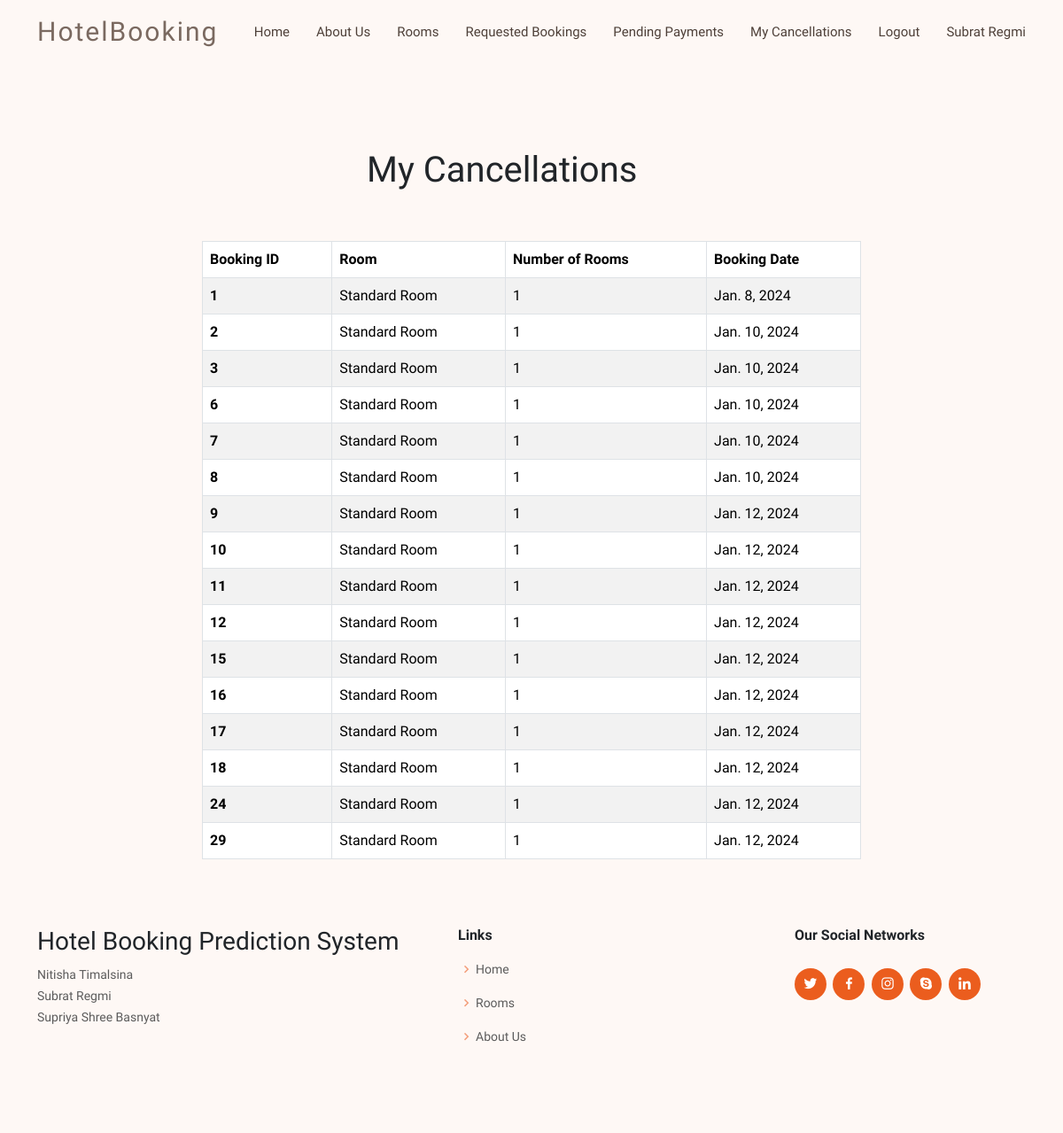
Page /my_cancellations/ (signed in) on the committed database.
### shared/models.py (models this page shows, shortened)
class CustomUser(AbstractUser):
    email = models.EmailField(unique=True)
    username = models.CharField(max_length=255, unique = True)
    fullname = models.CharField(max_length=255)
    phone_number = models.CharField(max_length=15, blank=True, null=True, validators=[RegexValidator(regex=r'^\d+$', message='Phone number must contain only digits.')])
    is_customer = models.BooleanField(default=False)
    is_employee = models.BooleanField(default=False)
    repeated_guest = models.BooleanField(null  = True, default = False)
    previous_bookings_not_cancelled = models.IntegerField(default=0)
    previous_bookings_cancelled = models.IntegerField(default=0)
    objects = CustomUserManager()
    USERNAME_FIELD = 'email'
    REQUIRED_FIELDS = ['username', 'fullname']

class Booking(models.Model):
    MealPlan = (
        ('Not Selected', 'None'),
        ('Meal Plan 1', 'Dinner'),
        ('Meal Plan 2', 'Dinner and Breakfast'),
        ('Meal Plan 3', 'Dinner, Breakfast, and Lunch'),
    )
    Branch = (
        ('Branch 1', 'Portugal'),
        ('Branch 2', 'Barcelona'),
        ('Branch 3', 'Lisbon'),
        ('Branch 4', 'Seville'),
        ('Branch 5', 'Valencia'),
    )
    CheckedInStatus = (
        ('True','Checked In'),
        ('False','Not Checked In'),
    )
    room = models.ForeignKey(Room, on_delete=models.CASCADE)
    customer = models.ForeignKey(CustomUser, on_delete=models.CASCADE)
    no_of_rooms = models.PositiveIntegerField(default=1)
    no_of_adults = models.PositiveIntegerField(default = 1)
    no_of_children = models.IntegerField(default = 0)
    checkin_date = models.DateField(default = datetime.now().date())
    checkin_month = models.IntegerField(null = True)
    checkin_day = models.IntegerField(null = True)
    checkout_date = models.DateField(default = datetime.now().date() + timedelta(days=1))
    booking_date = models.DateField(default = datetime.now().date())
    no_of_days = models.IntegerField(blank = True, null = True)
    weeknights = models.IntegerField(null = True)
    weekend_nights = models.IntegerField(null = True)
    lead_time = models.IntegerField(blank = True, null = True)
    meal_plan = models.CharField(max_length=255, choices = MealPlan, default = 'None')
    car_parking = models.BooleanField(default = False)
    branch = models.CharField(max_length=255, choices=Branch, default ='Branch 1')
    children_meal = models.BooleanField(default = False, null = True)
    city_map = models.BooleanField(default = False, null = True)
    tour_guide = models.BooleanField(default = False, null = True)
    airport_pickup = models.BooleanField(default = False, null = True)
    wheelchair = models.BooleanField(default = False, null = True)
    no_of_special_requests = models.IntegerField(null = True)
    dynamic_price = models.DecimalField(max_digits = 10, decimal_places = 2, null = True)
    status = models.BooleanField(null = True)
    advance = models.DecimalField(max_digits = 10, decimal_places = 2, null = True)
    processed = models.BooleanField(default = False)
    paid = models.BooleanField(default = False)
    checked_in_status = models.BooleanField(default = None, null = True)
    prediction_status = models.BooleanField(default = None, null = True)
    stripe_checkout_id = models.CharField(max_length = 500, null = True)

class Room(models.Model):
    name = models.CharField(max_length=50)
    price = models.DecimalField(max_digits=5, default = 0, decimal_places=2)
    description = models.CharField(max_length=250, blank = True, null = True)
    image = models.ImageField(upload_to = 'uploads/rooms', null=True)
    max_capacity = models.PositiveIntegerField(null = True)

### customer/views.py (the view)
# urls.py: path('my_cancellations/', views.my_cancellations, name = 'my_cancellations'),
@login_required(login_url="login_user")
def my_cancellations(request):
    customer = request.user
    cancellations = Booking.objects.filter(customer = customer, status = False)
    return render(request, 'customer/my_cancellations.html', {'cancellations':cancellations})

### customer/templates/customer/my_cancellations.html
{% extends "customer/base.html" %}
{% block content %}
<br/><br/>
<div class = 'container'>
<div class = 'col-md-8 offset-md-2'>
    <br/><br/>
    <h1 class = 'col-md-6 offset-md-3'>My Cancellations</h1>
    <br/><br/>
    {% if cancellations %}
    <table class="table table-striped table-bordered">
    <thead>
      <tr>
        <th scope="col">Booking ID</th>
        <th scope="col">Room</th>
        <th scope="col">Number of Rooms</th>
        <th scope="col">Booking Date</th>
      </tr>
    </thead>
    <tbody>
        {% for cancellation in  cancellations  %}
      <tr>
        <th scope="row">{{cancellation.id}}</th>
        <td>{{cancellation.room.name}}</td>
        <td>{{cancellation.no_of_rooms}}</td>
        <td>{{cancellation.booking_date}}</td>
      </tr>
      {% endfor %}
    </tbody>
  </table>
  {% else %}
  <h3 class = 'col-md-6 offset-md-3'>No Cancellations Found</h3>
  {% endif %}
</div>
</div>
{% endblock content %}

### customer/templates/customer/navbar.html (shortened to what this page needs)
<header id="header" class="fixed-top d-flex align-items-center">
    <div class="container d-flex align-items-center justify-content-between">
      <div class="logo">
        <h1 class="text-light"><a href="{% url "home_user" %}"><span>HotelBooking</span></a></h1>
      </div>
      <nav id="navbar" class="navbar border-body">
        <ul>
          <li><a class="nav-link scrollto" href="{% url "home_user" %}">Home</a></li>
          <li><a class="nav-link scrollto" href="{% url "about_us" %}">About Us</a></li>
          {% if user.is_authenticated and user.is_customer %}
          <li><a class="nav-link scrollto" href="{% url "rooms" %}">Rooms</a></li>
          <li><a class="nav-link scrollto" href="{% url "requested_bookings" %}">Requested Bookings</a></li>
          <li><a class="nav-link scrollto" href="{% url "pending_payments" %}">Pending Payments</a></li>
          <li><a class="nav-link scrollto" href="{% url "my_cancellations" %}">My Cancellations</a></li>
          <li><a class="nav-link scrollto" href="{% url "logout_user" %}">Logout</a></li>
          <li><a class="nav-link scrollto">{{user.fullname}}</a></li>
          {% endif %}
        </ul>
      </nav>
    </div>
  </header>

### static/customer/css/backgrounds.css (style rules this page uses)
.navbar { padding: 0; background-color:#fef8f5; }

### static/customer/css/style.css (style rules this page uses)
body { font-family: "Open Sans", sans-serif; color: #212529; background: #fef8f5; }
a { color: #eb5d1e; text-decoration: none; }
h1, h2, h3, h4, h5, h6, .font-primary { font-family: "Raleway", sans-serif; }
#header { height: 72px; transition: all 0.5s; z-index: 997; transition: all 0.5s; background: #fef8f5; box-shadow: none; }
#header .logo h1 { font-size: 30px; margin: 0; line-height: 1; font-weight: 400; letter-spacing: 2px; }
#header .logo h1 a, #header .logo h1 a:hover { color: #7a6960; text-decoration: none; }
.navbar { padding: 0; background-color:#fef8f5; box-shadow: none; }
.navbar ul { margin: 0; padding: 0; display: flex; list-style: none; align-items: center; }
.navbar li { position: relative; }
.navbar a { display: flex; align-items: center; justify-content: space-between; padding: 10px 0 10px 30px; font-size: 15px; color: #4e4039; white-space: nowrap; transition: 0.3s; }

### rows in the picture
CustomUser: fullname "Subrat Regmi"
Booking: id "1", room.name "Standard Room", no_of_rooms "1", booking_date "Jan. 8, 2024"
Booking: id "2", room.name "Standard Room", no_of_rooms "1", booking_date "Jan. 10, 2024"
Booking: id "3", room.name "Standard Room", no_of_rooms "1", booking_date "Jan. 10, 2024"
Booking: id "6", room.name "Standard Room", no_of_rooms "1", booking_date "Jan. 10, 2024"
Booking: id "7", room.name "Standard Room", no_of_rooms "1", booking_date "Jan. 10, 2024"
Booking: id "8", room.name "Standard Room", no_of_rooms "1", booking_date "Jan. 10, 2024"
Booking: id "9", room.name "Standard Room", no_of_rooms "1", booking_date "Jan. 12, 2024"
Booking: id "10", room.name "Standard Room", no_of_rooms "1", booking_date "Jan. 12, 2024"
Booking: id "11", room.name "Standard Room", no_of_rooms "1", booking_date "Jan. 12, 2024"
Booking: id "12", room.name "Standard Room", no_of_rooms "1", booking_date "Jan. 12, 2024"
Booking: id "15", room.name "Standard Room", no_of_rooms "1", booking_date "Jan. 12, 2024"
Booking: id "16", room.name "Standard Room", no_of_rooms "1", booking_date "Jan. 12, 2024"
Booking: id "17", room.name "Standard Room", no_of_rooms "1", booking_date "Jan. 12, 2024"
Booking: id "18", room.name "Standard Room", no_of_rooms "1", booking_date "Jan. 12, 2024"
Booking: id "24", room.name "Standard Room", no_of_rooms "1", booking_date "Jan. 12, 2024"
Booking: id "29", room.name "Standard Room", no_of_rooms "1", booking_date "Jan. 12, 2024"
